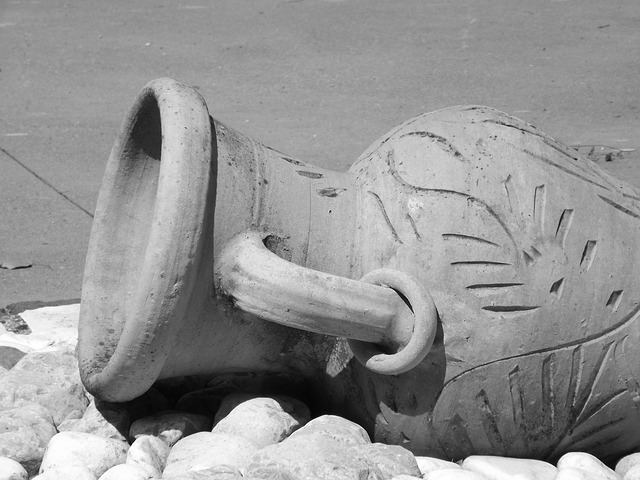
#> input picture maman_12/maman_12_1/amphora-749122_640.jpg, 640 x 480 px
$ python maman_12_1.py amphora-749122_640.jpg
#> lines starting #> are read from the running program, lines starting #| are printed output that depends on the picture
import sys
from PIL import Image, ImageFilter


def apply_filter(img):
    km = (
        -1, -1, -1,
        -1, 8, -1,
        -1, -1, -1
    )
    k = ImageFilter.Kernel(
        size=(3, 3),
        kernel=km,
        scale=1,
        offset=0
    )
    return img.filter(k)


assert len(sys.argv) > 1, "Usage: python maman_12_1.py [image file name]"
input_img = Image.open(sys.argv[1])
#> input_img is the input picture: PIL image 640x480 RGB; min 0, max 255, mean 147.7
output_img = apply_filter(input_img)
#> in apply_filter, `return img.filter(k)`:
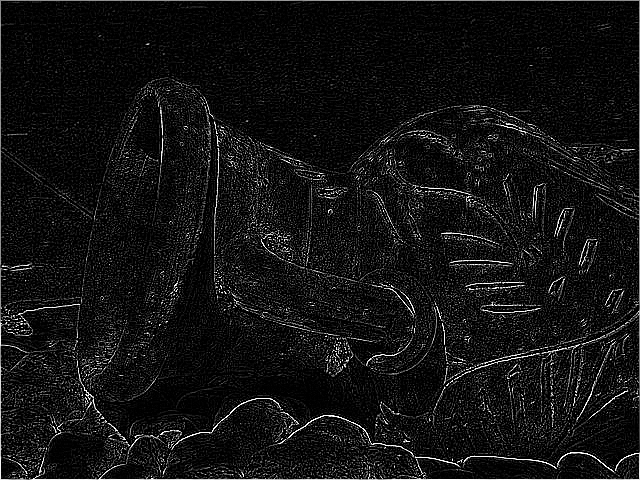
#> returned value: PIL image 640x480 RGB; min 0, max 255, mean 18.8
output_img.show()
output_img.save("output.png", "PNG")
